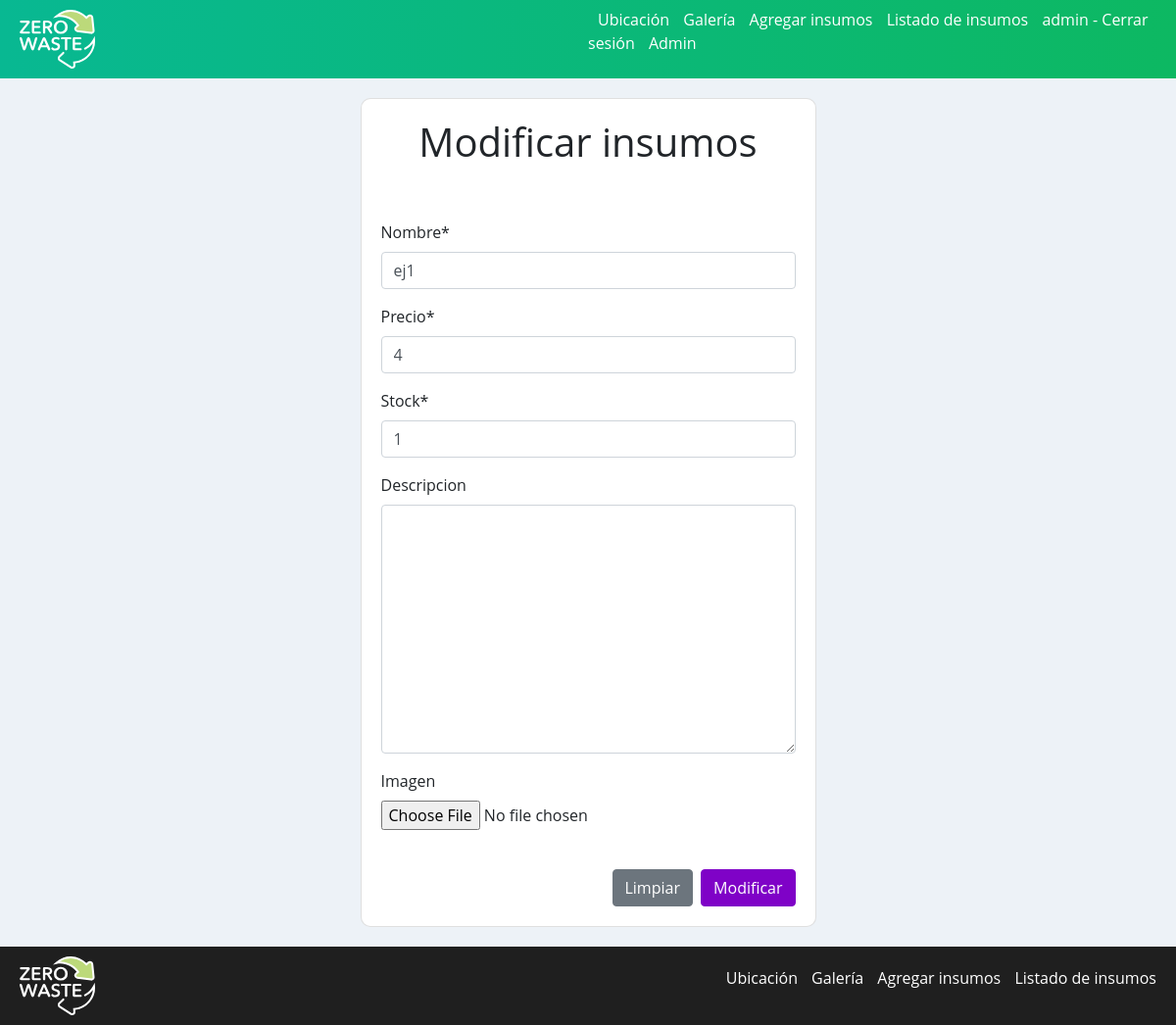
/modificar-insumos/7 (signed in), run on the app's committed database.
### app/models.py (models this page shows)
class Insumos(models.Model):
    nombre = models.CharField(max_length=120)
    precio = models.IntegerField()
    imagen = models.ImageField(null=True, blank=True, upload_to="insumos")
    descripcion = models.TextField(max_length=200, null=True, blank=True)
    stock = models.IntegerField()
    class Meta:
        verbose_name = "Insumo"
        verbose_name_plural = "Insumos"

### app/views.py (the view, shortened to what this page needs)
# urls.py: path('modificar-insumos/<id>', modificar_insumos, name="modificar_insumos"),
@permission_required('app.change_insumos')
def modificar_insumos(request, id):
    insumo = get_object_or_404(Insumos, id=id)
    data = {
        "form": InsumosForms(instance=insumo)
    }
    return render(request, 'app/insumos/modificar.html', data)

### app/forms.py
class InsumosForms(forms.ModelForm):
    nombre = forms.CharField(min_length=3, max_length=120)
    precio = forms.IntegerField(min_value=1)
    stock = forms.IntegerField(min_value=0)
    descripcion = forms.CharField(min_length=3, max_length=200, widget=forms.Textarea, required=False)
    imagen = forms.ImageField(required=False, validators=[MaxFileSizeValidator(max_file_size=2)])
    class Meta:
        model = Insumos
        fields = ["nombre", "precio", "stock", "descripcion", "imagen"]

### app/templates/app/insumos/modificar.html (shortened to what this page needs)
{% extends 'app/base.html' %}
{% load static %}
{% block contenido %}
{% load crispy_forms_tags %}
<div class="row">
    <div class="col-12 col-md-6 offset-md-3">
        <div class="card">
            <div class="card-body">
                <h1 class="title">Modificar insumos</h1>
                <br><br>
                <form action="" method="post" enctype="multipart/form-data">
                    {{ form | crispy }}
                    <br>
                    <div class="btn-toolbar float-right">
                        <input type="reset" value="Limpiar" class="btn btn-secondary mr-2">
                        <input type="submit" value="Modificar" id="guardar" class="btn btn-primary">
                    </div>
                </form>
            </div>
        </div>
    </div>
</div>
{% endblock %}

### app/templates/app/base.html (shortened to what this page needs)
<!DOCTYPE html>
<html lang="es">
<head>
    <link rel="stylesheet" href="https://cdn.jsdelivr.net/npm/bootstrap@4.5.3/dist/css/bootstrap.min.css">
    {% load static %}
    <link rel="stylesheet" href="{% static 'app/css/estilos.css' %}">
</head>
<body>
    <header id="header">
        <div class="logo_container">
            <a href="{% url 'home' %}">
                <img src="{% static 'app/img/logo.svg' %}" alt="logo" class="logo">
            </a>
        </div>
        <div>
            <nav id="nav">
                <ul>
                    <li>
                        <a class="custom-nav" href="{% url 'ubicacion' %}">Ubicación</a>
                    </li>
                    <li>
                        <a class="custom-nav" href="{% url 'galeria' %}">Galería</a>
                    </li>
                    {% if perms.app.add_insumos %}
                    <li>
                        <a class="custom-nav" href="{% url 'agregrar_insumos' %}">Agregar insumos</a>
                    </li>
                    {% endif %}
                    {% if perms.app.view_insumos %}
                    <li>
                        <a class="custom-nav" href="{% url 'listar_insumos' %}">Listado de insumos</a>
                    </li>
                    {% endif %}
                    {% if user.is_authenticated %}
                    <li>
                        <a class="custom-nav" href="{% url 'logout' %}">{{ user.username }} - Cerrar sesión</a>
                    </li>
                    {% endif %}
                    {% if user.is_superuser %}
                    <li>
                        <a class="custom-nav" href="{% url 'admin' %}">Admin</a>
                    </li>
                    {% endif %}
                </ul>
            </nav>
        </div>
    </header>
    <div id="content">
        {% block contenido %}
        {% endblock %}
    </div>
    <footer>
        <div class="logo_container">
            <a href="{% url 'home' %}">
                <img src="{% static 'app/img/logo.svg' %}" alt="" class="logo">
            </a>
        </div>
        <div class="nav-footer">
            <nav id="nav">
                <ul>
                    <li>
                        <a class="custom-nav" href="{% url 'ubicacion' %}">Ubicación</a>
                    </li>
                    <li>
                        <a class="custom-nav" href="{% url 'galeria' %}">Galería</a>
                    </li>
                    {% if perms.app.add_insumos %}
                    <li>
                        <a class="custom-nav" href="{% url 'agregrar_insumos' %}">Agregar insumos</a>
                    </li>
                    {% endif %}
                    {% if perms.app.view_insumos %}
                    <li>
                        <a class="custom-nav" href="{% url 'listar_insumos' %}">Listado de insumos</a>
                    </li>
                    {% endif %}
                </ul>
            </nav>
        </div>
    </footer>
</body>
</html>

### app/static/app/css/estilos.css (style rules this page uses)
* { margin: 0; padding: 0; }
header { width: 100%; height: 10vh; background: #0db862; background: -webkit-linear-gradient(right #08b892, #0db862); background: -moz-linear-gradient(right, #08b892, #0db862); background: linear-gradient(to right, #08b892, #0db862); display: flex; }
.card { border-radius: 10px; }
.btn-primary { background-color: #7F02C7; border-color: #7F02C7; }
body { background-color: #EDF2F7; font-family: 'Open Sans', sans-serif; }
.title { text-align: center; }
header > div { width: 50%; }
.logo_container { display: flex; align-items: center; }
.logo { height: 60px; margin-left: 20px; }
nav { display: flex; justify-content: flex-end; align-items: center; height: 100%; }
nav > ul { margin-right: 20px; }
nav > ul > li { display: inline; margin-left: 10px; }
nav > ul > li > a { color: white; text-decoration: none; }
#content { width: 80%; margin: 20px auto; max-width: 1280px; min-height: 100vh; }
footer { width: 100%; height: 80px; background-color: #1f1f1f; display: flex; }
footer > div { width: 50%; }

### data on the page
Insumos: nombre "ej1", precio "4", stock "1"

### other printed values
{{ user.username }} "admin"
